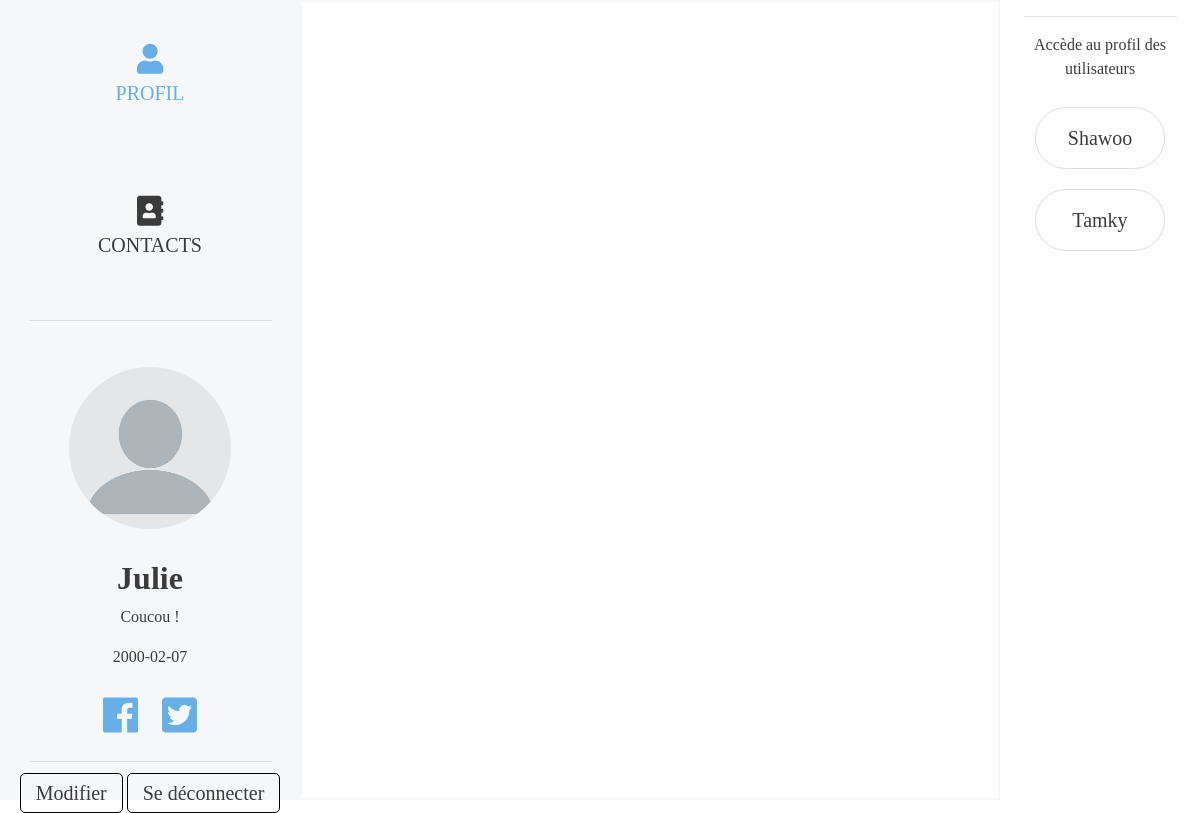
The page / (signed in) on the database its author committed.
### tables this page shows
CREATE TABLE users (
	id INTEGER PRIMARY KEY AUTOINCREMENT,
	role_id INTEGER NOT NULL,
	username VARCHAR(20) NOT NULL UNIQUE,
	email VARCHAR(50) NOT NULL UNIQUE,
	password_hash TEXT NOT NULL,
	picture_url TEXT,
	personal_message TEXT,
	facebook_url TEXT,
	twitter_url TEXT,
	birth_date DATE,
	creation_date TIMESTAMP NOT NULL DEFAULT CURRENT_TIMESTAMP,
	FOREIGN KEY (role_id) REFERENCES roles (id)
);

### stickersend/chat.py (the view)
@bp.route('/', methods=('GET', 'POST'))
@login_required
def index():
    db = get_db()
    contacts = db.execute(
        'SELECT * FROM users'
    ).fetchall()
    sticker_packs = db.execute(
        'SELECT DISTINCT pack_name FROM stickers'
    ).fetchall()
    stickers = db.execute(
        'SELECT * FROM stickers'
    ).fetchall()
    send_message = get_result_message()
    return render_template('chat/index.html', stickers_message=send_message, contacts=contacts, sticker_packs=sticker_packs, stickers=stickers)

### stickersend/auth.py (called while the page is built)
@bp.before_app_request
def load_logged_in_user():
    user_id = session.get('user_id')
    if user_id is None:
        g.user = None
    else:
        g.user = get_db().execute(
            'SELECT * FROM users WHERE id = ?', (user_id,)
        ).fetchone()

def login_required(view):
    @functools.wraps(view)
    def wrapped_view(**kwargs):
        if g.user is None:
            return redirect(url_for('auth.login'))
        return view(**kwargs)
    return wrapped_view

### stickersend/chat.py (called while the page is built)
def get_result_message():
    userId = session['user_id']
    db = get_db()
    stickers_sent = db.execute(
        'SELECT S. *, U.username, R.username as receiver_name, M.receiver_id, M.send_date FROM messages M '
        'INNER JOIN users U ON U.id = M.sender_id '
        'INNER JOIN users R ON R.id = M.receiver_id '
        'INNER JOIN stickers S ON S.id = M.sticker_id '
        'WHERE M.sender_id = ? OR M.receiver_id = ?',
        (userId, userId,)
    ).fetchall()
    return stickers_sent

### stickersend/db.py (called while the page is built)
def get_db():
    if 'db' not in g:
        g.db = sqlite3.connect(
            current_app.config['DATABASE'],
            detect_types=sqlite3.PARSE_DECLTYPES
        )
        g.db.row_factory = sqlite3.Row
    return g.db

### stickersend/templates/chat/index.html (shortened to what this page needs)
{% extends 'base.html' %}
{% block body %}
<div class="container-fluid">
    <div class="row">
        <div class="col-sm-3 contacts">
            <ul class="nav nav-pills mb-3" id="pills-tab" role="tablist">
                <li class="nav-item" role="presentation">
                    <a class="nav-link nav-chat active" id="pills-profile-tab" data-toggle="pill" href="#pills-profile"
                       role="tab" aria-controls="pills-profile" aria-selected="false"><i class="fas fa-user"></i><br>Profil</a>
                </li>
                <li class="nav-item" role="presentation">
                    <a class="nav-link nav-chat" id="pills-contact-tab" data-toggle="pill" href="#pills-contact"
                       role="tab" aria-controls="pills-contact" aria-selected="false"><i
                            class="fas fa-address-book"></i><br>Contacts</a>
                </li>
            </ul>
            <div class="tab-content" id="pills-tabContent">
                <div class="tab-pane fade show active" id="pills-profile" role="tabpanel"
                     aria-labelledby="pills-profile-tab">
                    <hr/>
                    <div class="my-profile">
                        <div class="row">
                            <div class="col-sm-12">
                                <img src="{{ url_for('static', filename='img/profile-pic.png') }}">
                            </div>
                            <div class="col-sm-12">
                                <h2>{{ g.user["username"] }}</h2>
                            </div>
                            <div class="col-sm-12">
                                <p>{{ g.user["personal_message"] }}</p>
                                <p>{{ g.user['birth_date'] }}</p>
                            </div>
                            <div class="col-sm-12">
                                <a href="{{g.user['facebook_url']}}"><i class="fab fa-facebook"></i></a>
                                <a href="{{g.user['twitter_url']}}"><i class="fab fa-twitter-square"></i></a>
                            </div>
                        </div>
                    </div>
                    <hr/>
                    <a href="/update/{{g.user['id']}}" class="edit-profile">Modifier</a>
                    <a href="/logout" class="edit-profile">Se déconnecter</a>
                </div>
            </div>
        </div>
        <div class="col-sm-7 chat">
            <div class="col-12 space-chat">
            </div>
        </div>
        <div class="col-sm-2 profile">
            <hr/>
            <div class="contact-list user-profile">
                <div class="row">
                    <div class="col-12">
                        <p>Accède au profil des utilisateurs</p>
                        <div class="nav flex-column nav-pills nav-contact" role="tablist" aria-orientation="vertical">
                            {% for contact in contacts %}
                            {% if g.user['id'] == contact['id'] %}
                            {% else %}
                            <a class="nav-link contact" data-toggle="pill" href="#profile{{ contact['username'] }}"
                               role="tab" aria-controls="v-pills-home" aria-selected="true">{{ contact['username']
                                }}</a>
                            {% endif %}
                            {% endfor %}
                        </div>
                    </div>
                </div>
            </div>
        </div>
    </div>
</div>
{% endblock %}

### stickersend/static/css/style.css (style rules this page uses)
* { font-family: Proxima nova; color : #3b3b3b !important; }
hr { width: 90%; color: #b4b4b4; }
.contacts, .chat, .profile { height: 100vh; }
html, .form { height: 100%; }
.nav-pills { margin-bottom:50px !important; }
.nav-pills .nav-link.active { color: white !important; background-color: #66afe9 !important; }
.nav-pills .nav-chat { transition: 0.5s; }
.nav-pills .nav-chat.active { background: none !important; color: #66afe9 !important; }
.nav-pills .nav-chat.active i { color: #66afe9 !important; }
.contacts { text-align: center; background-color : #f6f7f9; height: 100vh; }
.contacts .nav { list-style: none; }
.contacts .nav li { margin: 1rem auto; padding: 20px; font-size: 20px; color : #848587; }
.contacts .nav li i { font-size: 30px; }
.contacts .nav li a { text-decoration: none; text-transform: uppercase; }
.contact-list { overflow-y: auto; overflow-x: hidden; height: 50vh; }
.contact { font-size: 20px; margin: 10px 20px; padding: 15px !important; border-radius: 50px !important; border: 1px solid gainsboro; }
.chat { border: 2px solid #f6f7f9; }
.chat .space-chat { height: 100%; }
.chat { padding: 0 !important; }
.edit-profile { font-size: 20px !important; text-decoration: none !important; padding: 8px 15px; border: 1px solid black; border-radius: 5px; transition:0.5s; }
.profile, .my-profile { text-align: center; }
.profile h2, .my-profile h2 { font-weight: bold; }
.profile img, .my-profile img { width:60%; border-radius: 200px; margin:30px }
.profile i, .my-profile i { font-size: 40px; margin: 10px; color: #66afe9 !important; }

### rows shown on the page
users: user.username "Julie", user.personal_message "Coucou !", user.birth_date "2000-02-07"
users: username "Shawoo"
users: username "Tamky"
